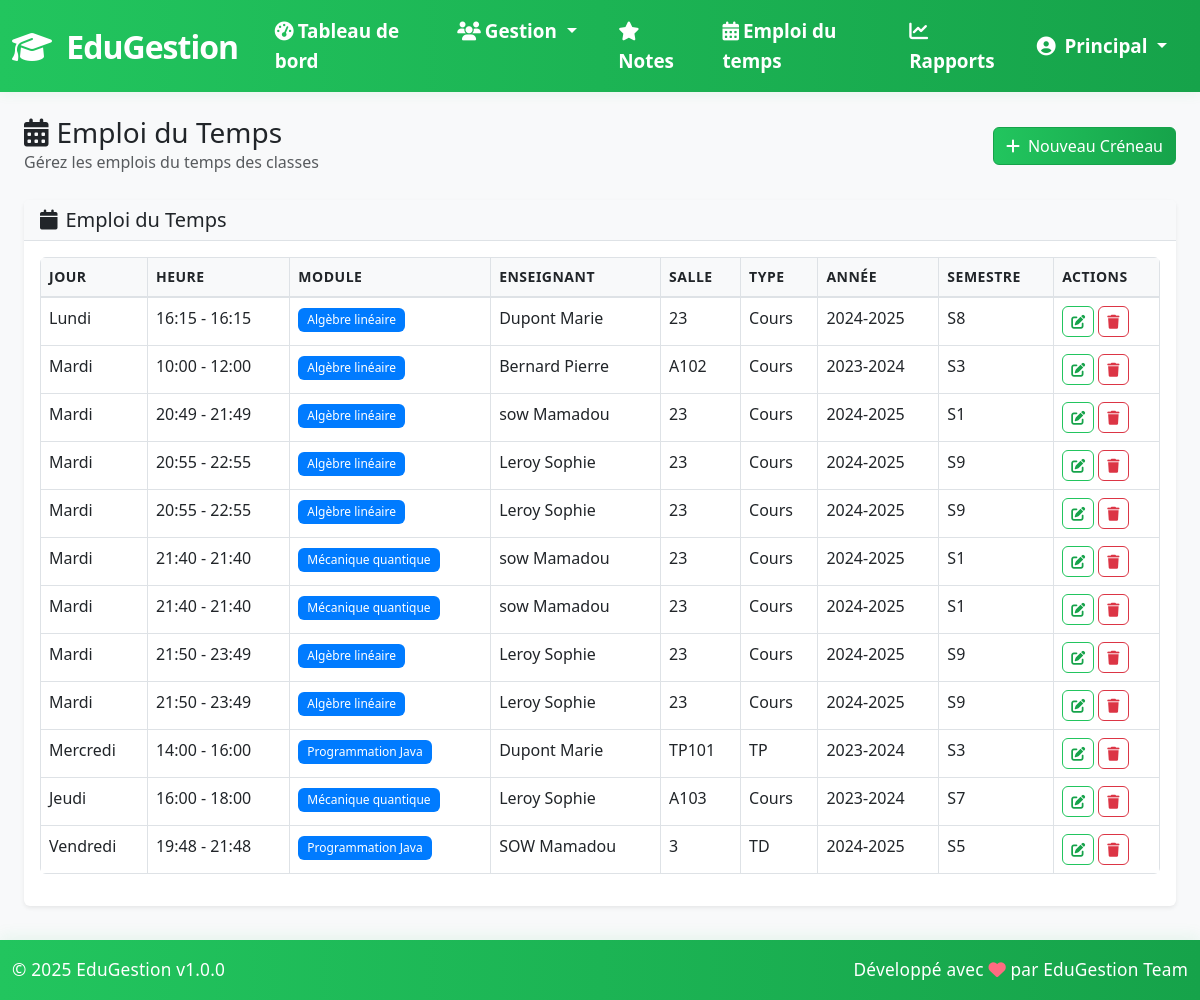
Screenshot of /pages/emploi_temps.php (signed in) with the database file from the repository.
### tables this page shows
CREATE TABLE `emplois_du_temps` (
  `id` int(11) NOT NULL,
  `module_id` int(11) NOT NULL,
  `enseignant_id` int(11) NOT NULL,
  `jour` enum('Lundi','Mardi','Mercredi','Jeudi','Vendredi','Samedi') NOT NULL,
  `heure_debut` time NOT NULL,
  `heure_fin` time NOT NULL,
  `salle` varchar(50) NOT NULL,
  `type_cours` enum('Cours','TD','TP') NOT NULL,
  `annee_academique` varchar(9) NOT NULL,
  `semestre` enum('S1','S2','S3','S4','S5','S6','S7','S8','S9','S10') NOT NULL,
  `actif` tinyint(1) NOT NULL DEFAULT 1,
  `created_at` timestamp NOT NULL DEFAULT current_timestamp(),
  `updated_at` timestamp NOT NULL DEFAULT current_timestamp() ON UPDATE current_timestamp(),
  `classe_id` int(11) DEFAULT NULL
);

CREATE TABLE `modules` (
  `id` int(11) NOT NULL,
  `code` varchar(20) NOT NULL,
  `nom` varchar(255) NOT NULL,
  `description` text DEFAULT NULL,
  `credits` int(11) NOT NULL DEFAULT 3,
  `coefficient` decimal(3,2) NOT NULL DEFAULT 1.00,
  `niveau` enum('L1','L2','L3','M1','M2','D') NOT NULL,
  `semestre` enum('S1','S2','S3','S4','S5','S6','S7','S8','S9','S10') NOT NULL,
  `heures_cours` int(11) NOT NULL DEFAULT 0,
  `heures_td` int(11) NOT NULL DEFAULT 0,
  `heures_tp` int(11) NOT NULL DEFAULT 0,
  `actif` tinyint(1) NOT NULL DEFAULT 1,
  `created_at` timestamp NOT NULL DEFAULT current_timestamp(),
  `updated_at` timestamp NOT NULL DEFAULT current_timestamp() ON UPDATE current_timestamp()
);

CREATE TABLE `enseignants` (
  `id` int(11) NOT NULL,
  `matricule` varchar(20) NOT NULL,
  `nom` varchar(100) NOT NULL,
  `prenom` varchar(100) NOT NULL,
  `email` varchar(255) NOT NULL,
  `telephone` varchar(20) DEFAULT NULL,
  `date_naissance` date DEFAULT NULL,
  `adresse` text DEFAULT NULL,
  `specialite` varchar(255) DEFAULT NULL,
  `grade` enum('Professeur','Maître de conférences','Chargé de cours','Assistant') DEFAULT NULL,
  `date_embauche` date DEFAULT NULL,
  `salaire` decimal(10,2) DEFAULT NULL,
  `actif` tinyint(1) NOT NULL DEFAULT 1,
  `photo` varchar(255) DEFAULT NULL,
  `created_at` timestamp NOT NULL DEFAULT current_timestamp(),
  `updated_at` timestamp NOT NULL DEFAULT current_timestamp() ON UPDATE current_timestamp()
);

### config.php (called while the page is built, shortened)
<?php
function isAuthenticated() {
    return isset($_SESSION['user_id']) && isset($_SESSION['user_role']);
}
function hasPermission($requiredRole) {
    $userRole = $_SESSION['user_role'];
    $roleHierarchy = [
        'admin' => 3,
        'enseignant' => 2,
        'etudiant' => 1
    ];
    return isset($roleHierarchy[$userRole]) &&
           isset($roleHierarchy[$requiredRole]) &&
           $roleHierarchy[$userRole] >= $roleHierarchy[$requiredRole];
}
?>

### pages/emploi_temps.php (the view, shortened to what this page needs)
<?php
require_once dirname(__DIR__) . '/config.php';
require_once dirname(__DIR__) . '/includes/header.php';
$isAdmin = hasPermission('admin');
$action = $_GET['action'] ?? 'list';
if ($isAdmin) {
    $emplois = getEmplois();
} else if (hasPermission('enseignant')) {
    $enseignant_id = null;
    try {
        $pdo = getDBConnection();
        $stmt = $pdo->prepare("SELECT id FROM enseignants WHERE email = ? AND actif = 1");
        $stmt->execute([$_SESSION['user_email']]);
        $row = $stmt->fetch();
        if ($row) {
            $enseignant_id = $row['id'];
        }
    } catch (PDOException $e) {
        $enseignant_id = null;
    }
    $emplois = getEmplois($enseignant_id);
} else {
    $emplois = [];
}
function getEmplois($enseignant_id = null) {
    try {
        $pdo = getDBConnection();
        $sql = "
            SELECT e.*, m.nom as module_nom, ens.nom as enseignant_nom, ens.prenom as enseignant_prenom
            FROM emplois_du_temps e
            LEFT JOIN modules m ON e.module_id = m.id
            LEFT JOIN enseignants ens ON e.enseignant_id = ens.id
            WHERE e.actif = 1
        ";
        $params = [];
        $sql .= " ORDER BY FIELD(e.jour, 'Lundi', 'Mardi', 'Mercredi', 'Jeudi', 'Vendredi', 'Samedi'), e.heure_debut ";
        $stmt = $pdo->prepare($sql);
        $stmt->execute($params);
        return $stmt->fetchAll();
    } catch (PDOException $e) {
        error_log("DEBUG: Erreur SQL dans getEmplois(): " . $e->getMessage());
        return [];
    }
}
?>
<div class="container-fluid">
    <div class="row mb-4">
        <div class="col-12">
            <div class="d-flex justify-content-between align-items-center">
                <div>
                    <h1 class="h3 mb-0">
                        <i class="fas fa-calendar-alt me-2"></i>Emploi du Temps
                    </h1>
                    <p class="text-muted mb-0">Gérez les emplois du temps des classes</p>
                </div>
                <?php if ($isAdmin): ?>
                <div>
                    <a href="?action=add" class="btn btn-primary">
                        <i class="fas fa-plus me-2"></i>Nouveau Créneau
                    </a>
                </div>
                <?php endif; ?>
            </div>
        </div>
    </div>
    <?php if ($action === 'list'): ?>
        <div class="card">
            <div class="card-header">
                <h5 class="card-title mb-0">
                    <i class="fas fa-calendar me-2"></i>Emploi du Temps
                </h5>
            </div>
            <div class="card-body">
                <div class="table-responsive">
                    <table class="table table-bordered">
                        <thead>
                            <tr>
                                <th>Jour</th>
                                <th>Heure</th>
                                <th>Module</th>
                                <th>Enseignant</th>
                                <th>Salle</th>
                                <th>Type</th>
                                <th>Année</th>
                                <th>Semestre</th>
                                <?php if ($isAdmin): ?><th>Actions</th><?php endif; ?>
                            </tr>
                        </thead>
                        <tbody>
                            <?php foreach ($emplois as $e): ?>
                                <tr>
                                    <td><?php echo htmlspecialchars($e['jour']); ?></td>
                                    <td><?php echo htmlspecialchars(substr($e['heure_debut'],0,5)) . ' - ' . htmlspecialchars(substr($e['heure_fin'],0,5)); ?></td>
                                    <td><span class="badge" style="background:<?php echo $e['module_couleur'] ?? '#007bff'; ?>;color:#fff;"><?php echo htmlspecialchars($e['module_nom']); ?></span></td>
                                    <td><?php echo htmlspecialchars($e['enseignant_nom'] . ' ' . $e['enseignant_prenom']); ?></td>
                                    <td><?php echo htmlspecialchars($e['salle']); ?></td>
                                    <td><?php echo htmlspecialchars($e['type_cours']); ?></td>
                                    <td><?php echo htmlspecialchars($e['annee_academique']); ?></td>
                                    <td><?php echo htmlspecialchars($e['semestre']); ?></td>
                                    <?php if ($isAdmin): ?>
                                    <td>
                                        <a href="?action=edit&id=<?php echo $e['id']; ?>" class="btn btn-sm btn-outline-primary"><i class="fas fa-edit"></i></a>
                                        <form method="POST" action="" style="display:inline-block;" onsubmit="return confirm('Supprimer ce créneau ?');">
                                            <button type="submit" class="btn btn-sm btn-outline-danger"><i class="fas fa-trash"></i></button>
                                        </form>
                                    </td>
                                    <?php endif; ?>
                                </tr>
                            <?php endforeach; ?>
                        </tbody>
                    </table>
                </div>
            </div>
        </div>
    <?php endif; ?>
</div>
<?php require_once dirname(__DIR__) . '/includes/footer.php'; ?>

### assets/css/style.css (style rules this page uses)
:root { --primary-color: #0a4f1f; --secondary-color: #6c757d; --success-color: #198754; --danger-color: #dc3545; --warning-color: #ffc107; --info-color: #0dcaf0; --light-color: #f8f9fa; --dark-color: #212529; --border-radius: 0.375rem; --box-shadow: 0 0.125rem 0.25rem rgba(0, 0, 0, 0.075); --transition: all 0.15s ease-in-out; }
body { font-family: 'Segoe UI', Tahoma, Geneva, Verdana, sans-serif; background-color: #f8f9fa; line-height: 1.6; padding-bottom: 70px; }
.card { border: none; border-radius: var(--border-radius); box-shadow: var(--box-shadow); transition: var(--transition); }
.card-header { background-color: var(--light-color); border-bottom: 1px solid #dee2e6; font-weight: 600; }
.btn { border-radius: var(--border-radius); font-weight: 500; transition: var(--transition); }
.btn-primary, .btn-success { background: linear-gradient(90deg, #22c55e 0%, #16a34a 100%); border-color: #16a34a; color: #fff; }
.btn-outline-primary, .btn-outline-success { color: #16a34a; border-color: #22c55e; background: #fff; transition: background 0.18s, color 0.18s; }
.table { border-radius: var(--border-radius); overflow: hidden; }
.table thead th { background-color: var(--light-color); border-bottom: 2px solid #dee2e6; font-weight: 600; text-transform: uppercase; font-size: 0.875rem; letter-spacing: 0.5px; }
.badge { font-weight: 500; padding: 0.5em 0.75em; }

### rows the page displays
emplois_du_temps: jour "Lundi", heure_debut "16:15", heure_fin "16:15", module.nom "Algèbre linéaire", enseignant.prenom "Dupont Marie", salle "23", type_cours "Cours", annee_academique "2024-2025", semestre "S8"
emplois_du_temps: jour "Mardi", heure_debut "10:00", heure_fin "12:00", module.nom "Algèbre linéaire", enseignant.prenom "Bernard Pierre", salle "A102", type_cours "Cours", annee_academique "2023-2024", semestre "S3"
emplois_du_temps: jour "Mardi", heure_debut "20:49", heure_fin "21:49", module.nom "Algèbre linéaire", enseignant.prenom "sow Mamadou", salle "23", type_cours "Cours", annee_academique "2024-2025", semestre "S1"
emplois_du_temps: jour "Mardi", heure_debut "20:55", heure_fin "22:55", module.nom "Algèbre linéaire", enseignant.prenom "Leroy Sophie", salle "23", type_cours "Cours", annee_academique "2024-2025", semestre "S9"
emplois_du_temps: jour "Mardi", heure_debut "20:55", heure_fin "22:55", module.nom "Algèbre linéaire", enseignant.prenom "Leroy Sophie", salle "23", type_cours "Cours", annee_academique "2024-2025", semestre "S9"
emplois_du_temps: jour "Mardi", heure_debut "21:40", heure_fin "21:40", module.nom "Mécanique quantique", enseignant.prenom "sow Mamadou", salle "23", type_cours "Cours", annee_academique "2024-2025", semestre "S1"
emplois_du_temps: jour "Mardi", heure_debut "21:40", heure_fin "21:40", module.nom "Mécanique quantique", enseignant.prenom "sow Mamadou", salle "23", type_cours "Cours", annee_academique "2024-2025", semestre "S1"
emplois_du_temps: jour "Mardi", heure_debut "21:50", heure_fin "23:49", module.nom "Algèbre linéaire", enseignant.prenom "Leroy Sophie", salle "23", type_cours "Cours", annee_academique "2024-2025", semestre "S9"
emplois_du_temps: jour "Mardi", heure_debut "21:50", heure_fin "23:49", module.nom "Algèbre linéaire", enseignant.prenom "Leroy Sophie", salle "23", type_cours "Cours", annee_academique "2024-2025", semestre "S9"
emplois_du_temps: jour "Mercredi", heure_debut "14:00", heure_fin "16:00", module.nom "Programmation Java", enseignant.prenom "Dupont Marie", salle "TP101", type_cours "TP", annee_academique "2023-2024", semestre "S3"
emplois_du_temps: jour "Jeudi", heure_debut "16:00", heure_fin "18:00", module.nom "Mécanique quantique", enseignant.prenom "Leroy Sophie", salle "A103", type_cours "Cours", annee_academique "2023-2024", semestre "S7"
emplois_du_temps: jour "Vendredi", heure_debut "19:48", heure_fin "21:48", module.nom "Programmation Java", enseignant.prenom "SOW Mamadou", salle "3", type_cours "TD", annee_academique "2024-2025", semestre "S5"

### other values shown
APP_NAME "EduGestion"
$_SESSION['user_name'] "Principal"
APP_VERSION "1.0.0"
